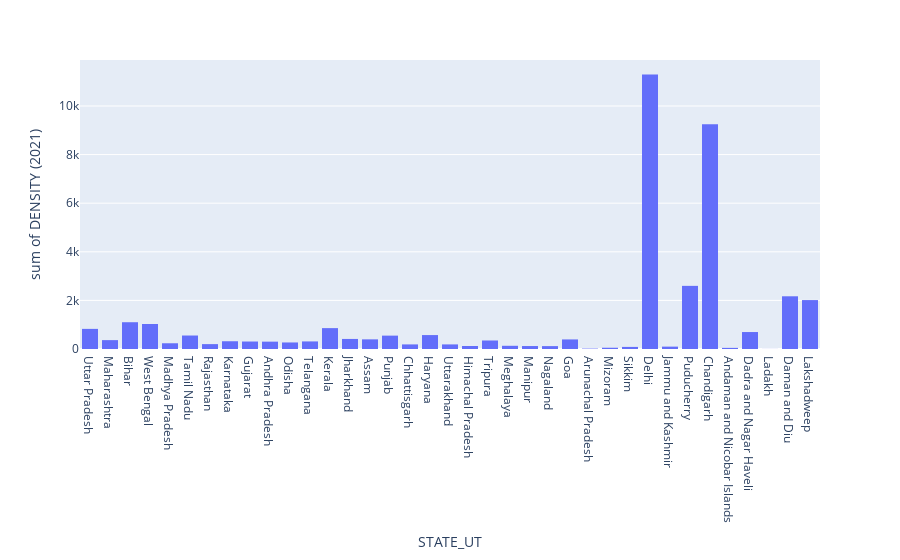

Notebook code cell kept with this figure:
### Code cell
fig2= px.histogram(DemoFile, x="STATE_UT",y="DENSITY (2021)")
fig2.show()

### Figure 1 — Plotly figure (JSON) as saved in the notebook; plotly's stock layout.template omitted (floating-point values rounded to 4 significant figures)
{"data": [{"alignmentgroup": "True", "bingroup": "x", "histfunc": "sum", "hovertemplate": "STATE_UT=%{x}<br>sum of DENSITY (2021)=%{y}<extra></extra>", "legendgroup": "", "marker": {"color": "#636efa", "pattern": {"shape": ""}}, "name": "", "offsetgroup": "", "orientation": "v", "showlegend": false, "type": "histogram", "x": ["Uttar Pradesh", "Maharashtra", "Bihar", "West Bengal", "Madhya Pradesh", "Tamil Nadu", "Rajasthan", "Karnataka", "Gujarat", "Andhra Pradesh", "Odisha", "Telangana", "Kerala", "Jharkhand", "Assam", "Punjab", "Chhattisgarh", "Haryana", "Uttarakhand", "Himachal Pradesh", "Tripura", "Meghalaya", "Manipur", "Nagaland", "Goa", "Arunachal Pradesh", "Mizoram", "Sikkim", "Delhi", "Jammu and Kashmir", "Puducherry", "Chandigarh", "Andaman and Nicobar Islands", "Dadra and Nagar Haveli", "Ladakh", "Daman and Diu", "Lakshadweep"], "xaxis": "x", "y": [828, 365, 1102, 1029, 236, 555, 201, 319, 308, 303, 269, 312, 859, 414, 397, 550, 189, 573, 189, 123, 350, 132, 122, 119, 394, 17, 52, 86, 11297, 98, 2598, 9252, 46, 698, 2.8, 2169, 2013], "yaxis": "y"}], "layout": {"barmode": "relative", "legend": {"tracegroupgap": 0}, "margin": {"t": 60}, "xaxis": {"anchor": "y", "domain": [0, 1], "title": {"text": "STATE_UT"}}, "yaxis": {"anchor": "x", "domain": [0, 1], "title": {"text": "sum of DENSITY (2021)"}}}}
